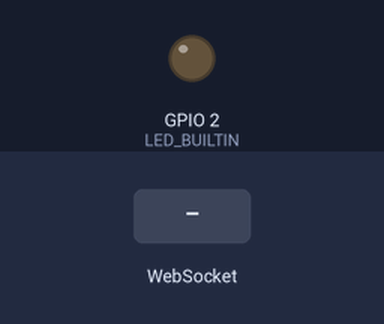
Bench run of a sketch on a simulated ESP8266 (NodeMCU). Parts: output pins drawn as LEDs (lit = HIGH, except the on-board LED, lit = LOW). Inputs (shaded band) come from the test bench. Random numbers use the default seed unless the sketch sets one; what the sketch prints to the serial monitor is not drawn.

Above: at 1.2 s.
1.3 s: WebSocket text "toggle" received
At 1.7 s:
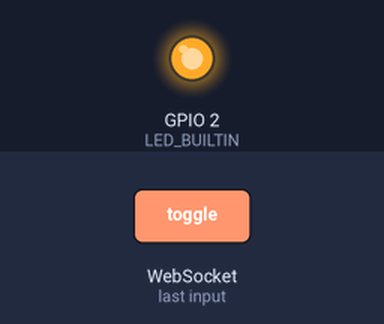
Timing chart, 0 to 4.3 s (numbered marks = the images above; inputs shaded):
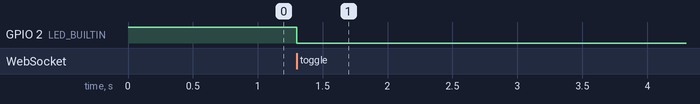

Measured:
- after the input at 1.3 s, GPIO 2 (LED_BUILTIN): HIGH → LOW at once

The sketch:

simple-monitor.ino
```cpp
#include <ESP8266WiFi.h>
#include <ESP8266WebServer.h>
#include <WebSocketsServer.h>

const char* AP_SSID = "ESP8266_Ultimate";
const char* AP_PASS = "12345678";

ESP8266WebServer server(80);
WebSocketsServer ws(81);

const char page[] PROGMEM = R"rawliteral(
<!DOCTYPE html>
<html lang="fr">
<head>
<meta charset="utf-8">
<meta name="viewport" content="width=device-width,initial-scale=1">
<title>ESP8266 Monitor Dashboard</title>
<style>
:root { --bg:#0f172a; --card:#1e293b; --accent:#38bdf8; --txt:#f1f5f9; }
body{margin:0;background:var(--bg);color:var(--txt);display:flex;flex-direction:column;align-items:center;min-height:100vh;overflow-x:hidden;font-family:Inter,Segoe UI,Arial,sans-serif;}
h1{margin:24px 0;font-weight:700;font-size:1.5rem;text-align:center;}
.container{width:90%;max-width:900px;display:grid;grid-template-columns:repeat(auto-fit,minmax(260px,1fr));gap:20px;}
.card{background:var(--card);padding:20px;border-radius:16px;box-shadow:0 4px 20px rgba(0,0,0,.4);transition:transform .2s;}
.card:hover{transform:translateY(-3px);}
.value{font-size:2.2rem;font-weight:700;margin-bottom:8px;}
.label{color:#94a3b8;font-size:.9rem;margin-bottom:4px;}
button{border:0;padding:12px 18px;border-radius:8px;font-size:1rem;cursor:pointer;background:var(--accent);color:#000;font-weight:600;}
#sphere{width:120px;height:120px;border-radius:50%;margin:0 auto;background:radial-gradient(circle at 30% 30%,#38bdf8,#0ea5e9,#0369a1);box-shadow:0 0 30px #38bdf8;animation:spin 5s linear infinite;}
@keyframes spin{from{transform:rotate(0deg);}to{transform:rotate(360deg);}}
footer{margin:30px 0;font-size:.8rem;color:#64748b;}
</style>
</head>
<body>
<h1>🌐 ESP8266 Monitor Dashboard</h1>
<div id="sphere"></div>
<div class="container">
  <div class="card">
    <div class="label">Température</div>
    <div class="value" id="temp">-- °C</div>
    <div class="label">Signal Wi-Fi</div>
    <div class="value" id="rssi">-- dBm</div>
  </div>
  <div class="card">
    <div class="label">Adresse IP</div>
    <div class="value" id="ip">--</div>
    <div class="label">Uptime</div>
    <div class="value" id="uptime">--</div>
  </div>
  <div class="card">
    <div class="label">LED intégrée</div>
    <div class="value" id="ledState">OFF</div>
    <button id="btnLed">Basculer</button>
  </div>
</div>
<footer>ESP8266 — WebSocket temps réel</footer>
<script>
const tempEl=document.getElementById('temp'), rssiEl=document.getElementById('rssi'),
 ipEl=document.getElementById('ip'), uptimeEl=document.getElementById('uptime'),
 ledEl=document.getElementById('ledState');
const ws=new WebSocket('ws://'+location.hostname+':81/');
ws.onmessage=(e)=>{
 try{
  const d=JSON.parse(e.data);
  tempEl.textContent=d.temp.toFixed(1)+' °C';
  rssiEl.textContent=d.rssi+' dBm';
  ipEl.textContent=d.ip;
  uptimeEl.textContent=d.uptime;
  ledEl.textContent=d.led?'ON':'OFF';
 }catch(err){}
};
document.getElementById('btnLed').onclick=()=>ws.send('toggle');
</script>
</body>
</html>
)rawliteral";

void handleRoot() { server.send_P(200, "text/html", page); }

void onWsEvent(uint8_t num, WStype_t type, uint8_t *payload, size_t length) {
  if (type == WStype_TEXT) {
    String msg = (char*)payload;
    if (msg == "toggle") {
      digitalWrite(LED_BUILTIN, !digitalRead(LED_BUILTIN));
      bool ledOn = (digitalRead(LED_BUILTIN) == LOW);
      String resp = String("{\"led\":") + (ledOn ? "true" : "false") + "}";
      ws.sendTXT(num, resp);
    }
  }
}

void setup() {
  pinMode(LED_BUILTIN, OUTPUT);
  digitalWrite(LED_BUILTIN, HIGH);
  Serial.begin(115200);
  WiFi.mode(WIFI_AP);
  WiFi.softAP(AP_SSID, AP_PASS);

  Serial.println();
  Serial.println("=== ESP8266 Ultimate Dashboard ===");
  Serial.print("SSID : "); Serial.println(AP_SSID);
  Serial.print("PASS : "); Serial.println(AP_PASS);
  Serial.print("IP : "); Serial.println(WiFi.softAPIP());

  server.on("/", handleRoot);
  server.begin();
  ws.begin();
  ws.onEvent(onWsEvent);
}

unsigned long last = 0;

void loop() {
  server.handleClient();
  ws.loop();

  if (millis() - last > 1500) {
    last = millis();

    // 🔹 Simulation température (20°C à 35°C)
    float tempC = 20.0 + (float)(random(0, 150)) / 10.0;

    String j = "{";
    j += "\"temp\":" + String(tempC, 1) + ",";
    j += "\"rssi\":" + String(WiFi.RSSI()) + ",";
    j += "\"ip\":\"" + WiFi.softAPIP().toString() + "\",";
    j += "\"uptime\":\"" + String(millis()/1000) + " s\",";
    bool ledOn = (digitalRead(LED_BUILTIN) == LOW);
    j += "\"led\":"; j += (ledOn ? "true" : "false");
    j += "}";

    ws.broadcastTXT(j);
  }
}
```
